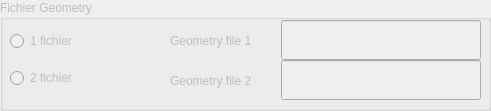
    <widget class="QGroupBox" name="groupBoxGeometryFile">
     <property name="enabled">
      <bool>false</bool>
     </property>
     <property name="geometry">
      <rect>
       <x>440</x>
       <y>640</y>
       <width>491</width>
       <height>111</height>
      </rect>
     </property>
     <property name="title">
      <string>Fichier Geometry</string>
     </property>
     <widget class="QWidget" name="layoutWidget_25">
      <property name="geometry">
       <rect>
        <x>170</x>
        <y>20</y>
        <width>311</width>
        <height>41</height>
       </rect>
      </property>
      <layout class="QHBoxLayout" name="horizontalLayout_31">
       <item>
        <widget class="QLabel" name="label_33">
         <property name="text">
          <string>Geometry file 1</string>
         </property>
        </widget>
       </item>
       <item>
        <widget class="QLineEdit" name="TextEditGeometryFile1">
         <property name="enabled">
          <bool>false</bool>
         </property>
         <property name="maximumSize">
          <size>
           <width>200</width>
           <height>40</height>
          </size>
         </property>
        </widget>
       </item>
      </layout>
     </widget>
     <widget class="QWidget" name="layoutWidget_26">
      <property name="geometry">
       <rect>
        <x>170</x>
        <y>60</y>
        <width>311</width>
        <height>41</height>
       </rect>
      </property>
      <layout class="QHBoxLayout" name="horizontalLayout_32">
       <item>
        <widget class="QLabel" name="label_34">
         <property name="enabled">
          <bool>false</bool>
         </property>
         <property name="text">
          <string>Geometry file 2</string>
         </property>
        </widget>
       </item>
       <item>
        <widget class="QLineEdit" name="TextEditGeometryFile2">
         <property name="enabled">
          <bool>false</bool>
         </property>
         <property name="maximumSize">
          <size>
           <width>200</width>
           <height>40</height>
          </size>
         </property>
        </widget>
       </item>
      </layout>
     </widget>
     <widget class="QWidget" name="">
      <property name="geometry">
       <rect>
        <x>10</x>
        <y>20</y>
        <width>141</width>
        <height>81</height>
       </rect>
      </property>
      <layout class="QVBoxLayout" name="verticalLayout_5">
       <item>
        <widget class="QRadioButton" name="radio1fichier">
         <property name="text">
          <string>1 fichier</string>
         </property>
        </widget>
       </item>
       <item>
        <widget class="QRadioButton" name="radio2fichier">
         <property name="text">
          <string>2 fichier</string>
         </property>
        </widget>
       </item>
      </layout>
     </widget>
    </widget>
